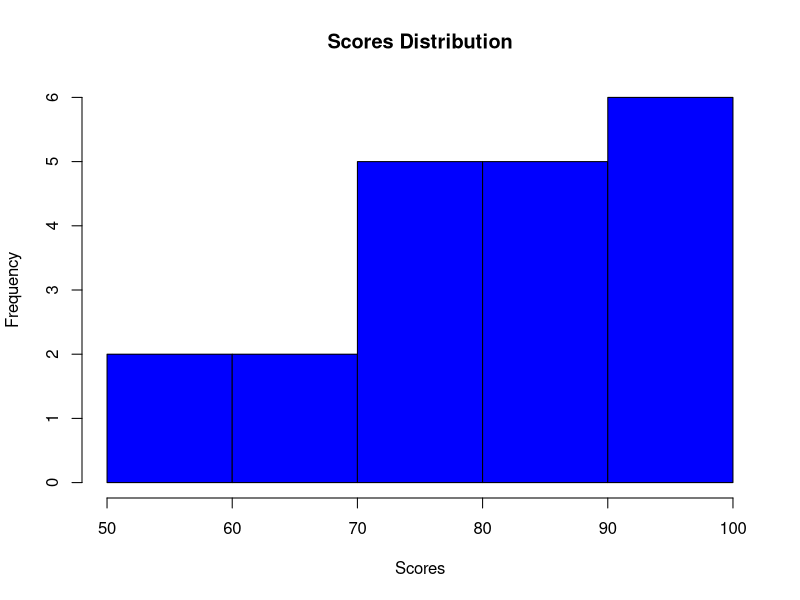

This chart was generated by the following R code:
# Histogram

Scores <- c(55, 60, 65, 70, 72, 73, 75, 78, 80, 85, 85, 87, 88, 90, 92, 93, 95, 97, 98, 100)

hist(Scores, xlab = 'Scores', ylab = 'Frequency', main = 'Scores Distribution', col = 'blue', border = 'black')